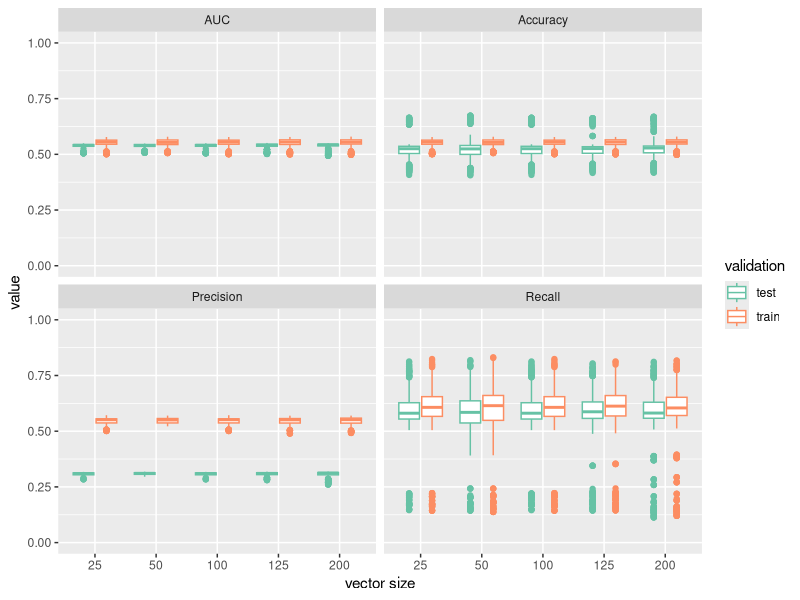
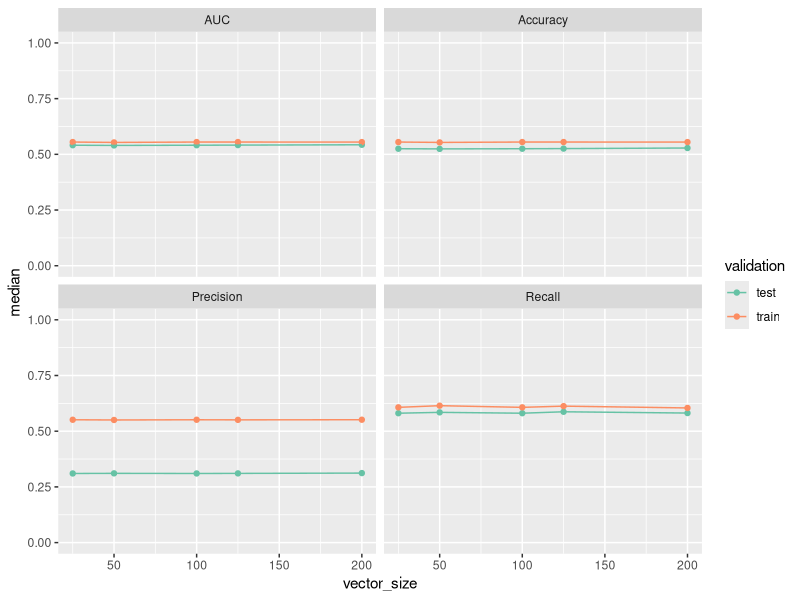

Generate these figures, in order, with R:
## ---- chunk 1
knitr::opts_chunk$set(echo = TRUE)
library(ggplot2)
library(data.table)
library(cowplot)
## ---- chunk 2
mean_stats_dt <- fread("../../results/mean_stats_data_table.tsv")
mean_stats_dt
## ---- chunk 3
stats_lf <- melt(mean_stats_dt, id.vars = c("vector_size", "outer_split", "validation"),
                 measure.vars = c("AUC", "Accuracy", "Precision", "Recall"), variable.name = "metric")
summary <- stats_lf[, .(mean = mean(value), median = median(value), sd = sd(value)), by = c("vector_size", "metric", "validation")]
## ---- chunk 4
ggplot(stats_lf, aes(factor(vector_size), value, col = validation)) +
  geom_boxplot() + 
  scale_y_continuous(limits = c(0,1)) +
  labs(x = "vector size") +
  facet_wrap(~metric) +
  scale_color_brewer(palette = "Set2")
## ---- chunk 5
ggplot(summary, aes(vector_size, median, col = validation)) +
  geom_point() + geom_line() +
  #geom_errorbar(aes(ymin=median-sd, ymax=median+sd), width=.2) +
  scale_y_continuous(limits = c(0,1)) +
  facet_wrap(~metric) +
  scale_color_brewer(palette = "Set2")
